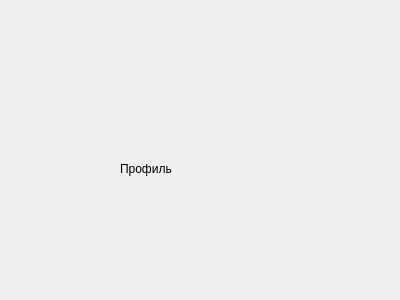
<?xml version="1.0" encoding="UTF-8"?>
<ui version="4.0">
 <class>Profile</class>
 <widget class="QWidget" name="Profile">
  <property name="geometry">
   <rect>
    <x>0</x>
    <y>0</y>
    <width>400</width>
    <height>300</height>
   </rect>
  </property>
  <property name="windowTitle">
   <string>Form</string>
  </property>
  <widget class="QLabel" name="label">
   <property name="geometry">
    <rect>
     <x>120</x>
     <y>160</y>
     <width>66</width>
     <height>18</height>
    </rect>
   </property>
   <property name="text">
    <string>Профиль</string>
   </property>
  </widget>
 </widget>
 <resources/>
 <connections/>
</ui>
